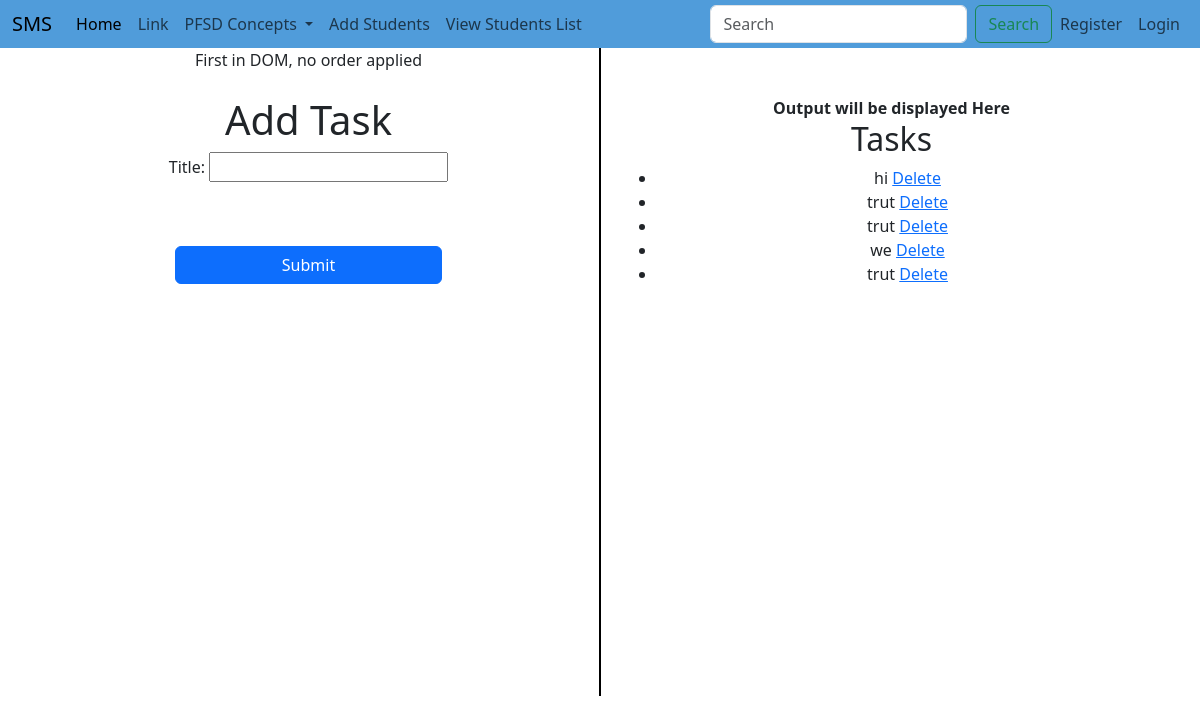
The page /add_task/ on the database its author committed.
### adminapp/models.py (models this page shows, shortened)
class Task(models.Model):
    title = models.CharField(max_length=200)
    created_at = models.DateTimeField(auto_now_add=True)

### adminapp/views.py (the view)
# urls.py: path('add_task/',views.add_task, name='add_task'),
def add_task(request):
    if request.method == 'POST':
        form = TaskForm(request.POST)
        if form.is_valid():
            form.save()
            return redirect('add_task')
    else:
        form = TaskForm()
        tasks = Task.objects.all()
        return render(request, 'adminapp/add_task.html', {'form': form, 'tasks': tasks} )

### adminapp/forms.py
class TaskForm(forms.ModelForm):
    class Meta:
        model = Task
        fields = ['title']

### templates/adminapp/add_task.html (shortened to what this page needs)
<!DOCTYPE html>
{% extends 'Navbar/Projectnavbar.html' %}
{% load static %}
{% block body %}
<div class="container text-center">
  <div class="row">
    <div class="col">
      First in DOM, no order applied
        <br><br>
            <h1>Add Task</h1>
            <form method="post" action="{% url 'add_task' %}">{% csrf_token %}
            {{ form.as_p }}
            <br><br>
            <div class="d-grid gap-2 col-6 mx-auto">
            <button class="btn btn-primary" type="submit">Submit</button>
            </div>
        </form>
    </div>
      <br><br><br><br><br><br><br><br><br><br><br><br><br><br><br><br>
      <br><br><br><br><br><br><br><br><br><br><br>
       <div class="col-auto d-flex align-items-center">
      <div style="border-left: 2px solid black; height: 100%;"></div>
    </div>
    <div class="col">
        <br><br>
        <strong> Output will be displayed Here</strong>
              <h2>Tasks</h2>
    <ul>
        {% for task in tasks %}
            <li>
                {{ task.title }}
                <a href="{% url 'delete_task' task.pk %}">Delete</a>
            </li>
        {% endfor %}
    </ul>
    </div>
  </div>
</div>
{% endblock %}

### rows shown on the page
Task: title "hi"
Task: title "trut"
Task: title "trut"
Task: title "we"
Task: title "trut"
